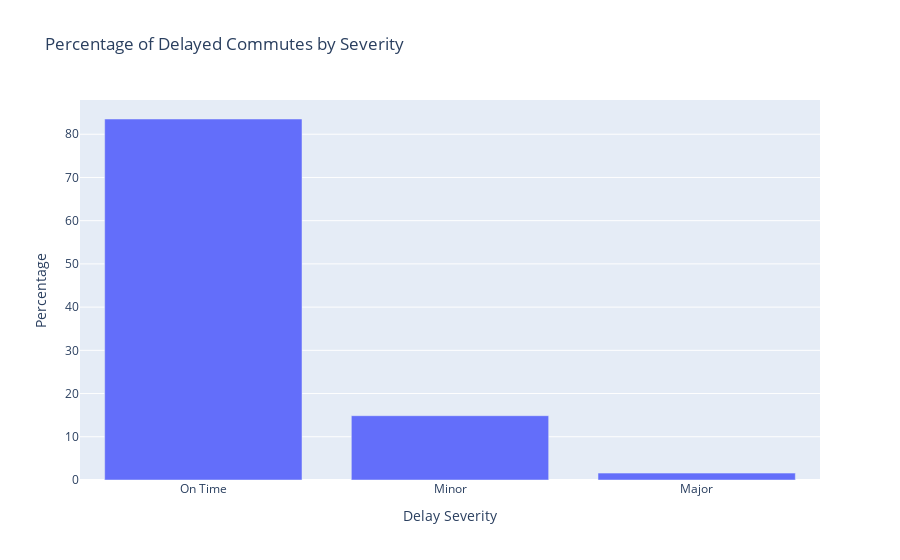

Write notebook code for a chart like this one.
### Code cell
# Create the bar plot using Plotly Express
fig = px.bar(delay_severity_counts, x='delay_severity', y='percentage', title="Percentage of Delayed Commutes by Severity",
             labels={'delay_severity': 'Delay Severity', 'percentage': 'Percentage'})
fig.show()

### Figure 1 — Plotly figure (JSON) as saved in the notebook; plotly's stock layout.template omitted (floating-point values rounded to 4 significant figures)
{"data": [{"alignmentgroup": "True", "hovertemplate": "Delay Severity=%{x}<br>Percentage=%{y}<extra></extra>", "legendgroup": "", "marker": {"color": "#636efa", "pattern": {"shape": ""}}, "name": "", "offsetgroup": "", "orientation": "v", "showlegend": false, "textposition": "auto", "type": "bar", "x": ["On Time", "Minor", "Major"], "xaxis": "x", "y": [83.53, 14.88, 1.595], "yaxis": "y"}], "layout": {"barmode": "relative", "legend": {"tracegroupgap": 0}, "title": {"text": "Percentage of Delayed Commutes by Severity"}, "xaxis": {"anchor": "y", "domain": [0, 1], "title": {"text": "Delay Severity"}}, "yaxis": {"anchor": "x", "domain": [0, 1], "title": {"text": "Percentage"}}}}
